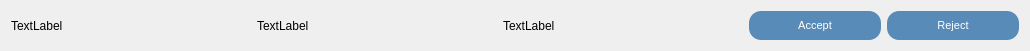
<?xml version="1.0" encoding="UTF-8"?>
<ui version="4.0">
 <class>requestItem</class>
 <widget class="QWidget" name="requestItem">
  <property name="geometry">
   <rect>
    <x>0</x>
    <y>0</y>
    <width>1030</width>
    <height>49</height>
   </rect>
  </property>
  <property name="sizePolicy">
   <sizepolicy hsizetype="Preferred" vsizetype="Preferred">
    <horstretch>0</horstretch>
    <verstretch>0</verstretch>
   </sizepolicy>
  </property>
  <property name="minimumSize">
   <size>
    <width>0</width>
    <height>0</height>
   </size>
  </property>
  <property name="windowTitle">
   <string>Form</string>
  </property>
  <property name="styleSheet">
   <string notr="true"/>
  </property>
  <layout class="QHBoxLayout" name="horizontalLayout">
   <item>
    <widget class="QLabel" name="userLabel">
     <property name="text">
      <string>TextLabel</string>
     </property>
    </widget>
   </item>
   <item>
    <widget class="QLabel" name="amountLabel">
     <property name="text">
      <string>TextLabel</string>
     </property>
    </widget>
   </item>
   <item>
    <widget class="QLabel" name="timeLabel">
     <property name="text">
      <string>TextLabel</string>
     </property>
    </widget>
   </item>
   <item>
    <widget class="QPushButton" name="acceptBtn">
     <property name="styleSheet">
      <string notr="true">QPushButton {
    background-color: #598bb8;   /* dark blue */
    color: white;
    border: none;                /* no border line */
    border-radius: 12px;         /* rounded corners */
    padding: 8px 16px;
    font-size: 11px;
    background-image: none;      /* no image */
	max-width: 100px;

}

QPushButton:hover {
    background-color: #0D1B5A;   /* darker on hover */
}</string>
     </property>
     <property name="text">
      <string>Accept</string>
     </property>
    </widget>
   </item>
   <item>
    <widget class="QPushButton" name="rejectBtn">
     <property name="styleSheet">
      <string notr="true">QPushButton {
    background-color: #598bb8;   /* dark blue */
    color: white;
    border: none;                /* no border line */
    border-radius: 12px;         /* rounded corners */
    padding: 8px 16px;
    font-size: 11px;
    background-image: none;      /* no image */
	max-width: 100px;

}

QPushButton:hover {
    background-color: #0D1B5A;   /* darker on hover */
}</string>
     </property>
     <property name="text">
      <string>Reject</string>
     </property>
    </widget>
   </item>
  </layout>
 </widget>
 <resources/>
 <connections/>
</ui>
